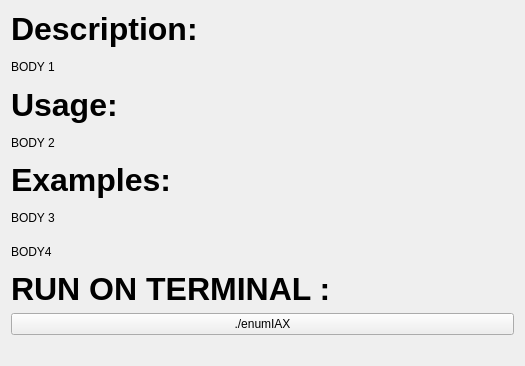
          <widget class="QWidget" name="scrollAreaWidgetContents_8">
           <property name="geometry">
            <rect>
             <x>0</x>
             <y>0</y>
             <width>525</width>
             <height>366</height>
            </rect>
           </property>
           <layout class="QGridLayout" name="gridLayout_7">
            <item row="8" column="0">
             <widget class="QPushButton" name="enumIAXButton">
              <property name="text">
               <string>./enumIAX</string>
              </property>
             </widget>
            </item>
            <item row="9" column="0">
             <spacer name="enumIAXVSpacer">
              <property name="orientation">
               <enum>Qt::Vertical</enum>
              </property>
              <property name="sizeType">
               <enum>QSizePolicy::Fixed</enum>
              </property>
              <property name="sizeHint" stdset="0">
               <size>
                <width>20</width>
                <height>20</height>
               </size>
              </property>
             </spacer>
            </item>
            <item row="7" column="0">
             <widget class="QLabel" name="enumIAXH4">
              <property name="font">
               <font>
                <pointsize>24</pointsize>
                <weight>75</weight>
                <bold>true</bold>
               </font>
              </property>
              <property name="text">
               <string>RUN ON TERMINAL :</string>
              </property>
             </widget>
            </item>
            <item row="5" column="0">
             <widget class="QLabel" name="enumIAXB3">
              <property name="text">
               <string>BODY 3</string>
              </property>
             </widget>
            </item>
            <item row="1" column="0">
             <widget class="QLabel" name="enumIAXB1">
              <property name="text">
               <string>BODY 1</string>
              </property>
             </widget>
            </item>
            <item row="2" column="0">
             <widget class="QLabel" name="enumIAXH2">
              <property name="font">
               <font>
                <pointsize>24</pointsize>
                <weight>75</weight>
                <bold>true</bold>
               </font>
              </property>
              <property name="text">
               <string>Usage:</string>
              </property>
             </widget>
            </item>
            <item row="0" column="0">
             <widget class="QLabel" name="enumIAXH1">
              <property name="font">
               <font>
                <pointsize>24</pointsize>
                <weight>75</weight>
                <bold>true</bold>
               </font>
              </property>
              <property name="text">
               <string>Description:</string>
              </property>
             </widget>
            </item>
            <item row="3" column="0">
             <widget class="QLabel" name="enumIAXB2">
              <property name="text">
               <string>BODY 2</string>
              </property>
             </widget>
            </item>
            <item row="4" column="0">
             <widget class="QLabel" name="enumIAXH3">
              <property name="font">
               <font>
                <pointsize>24</pointsize>
                <weight>75</weight>
                <bold>true</bold>
               </font>
              </property>
              <property name="text">
               <string>Examples:</string>
              </property>
             </widget>
            </item>
            <item row="6" column="0">
             <widget class="QLabel" name="enumIAXB4">
              <property name="text">
               <string>BODY4</string>
              </property>
             </widget>
            </item>
           </layout>
          </widget>
